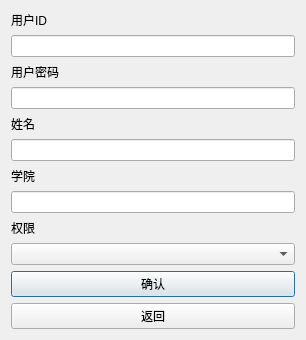
<?xml version="1.0" encoding="UTF-8"?>
<ui version="4.0">
 <class>DAdmin_NPerson</class>
 <widget class="QDialog" name="DAdmin_NPerson">
  <property name="geometry">
   <rect>
    <x>0</x>
    <y>0</y>
    <width>306</width>
    <height>312</height>
   </rect>
  </property>
  <property name="windowTitle">
   <string>输入用户信息</string>
  </property>
  <layout class="QGridLayout" name="gridLayout">
   <item row="0" column="0">
    <layout class="QVBoxLayout" name="verticalLayout">
     <item>
      <widget class="QLabel" name="label">
       <property name="text">
        <string>用户ID</string>
       </property>
      </widget>
     </item>
     <item>
      <widget class="QLineEdit" name="lineEdit_ID"/>
     </item>
     <item>
      <widget class="QLabel" name="label_2">
       <property name="text">
        <string>用户密码</string>
       </property>
      </widget>
     </item>
     <item>
      <widget class="QLineEdit" name="lineEdit_Key"/>
     </item>
     <item>
      <widget class="QLabel" name="label_3">
       <property name="text">
        <string>姓名</string>
       </property>
      </widget>
     </item>
     <item>
      <widget class="QLineEdit" name="lineEdit_Name"/>
     </item>
     <item>
      <widget class="QLabel" name="label_4">
       <property name="text">
        <string>学院</string>
       </property>
      </widget>
     </item>
     <item>
      <widget class="QLineEdit" name="lineEdit_School"/>
     </item>
     <item>
      <widget class="QLabel" name="label_5">
       <property name="text">
        <string>权限</string>
       </property>
      </widget>
     </item>
     <item>
      <widget class="QComboBox" name="comboBox_Limit"/>
     </item>
    </layout>
   </item>
   <item row="2" column="0">
    <layout class="QVBoxLayout" name="verticalLayout_2">
     <item>
      <widget class="QPushButton" name="pushButton">
       <property name="text">
        <string>确认</string>
       </property>
      </widget>
     </item>
     <item>
      <widget class="QPushButton" name="pushButton_2">
       <property name="text">
        <string>返回</string>
       </property>
      </widget>
     </item>
    </layout>
   </item>
   <item row="1" column="0">
    <spacer name="verticalSpacer">
     <property name="orientation">
      <enum>Qt::Vertical</enum>
     </property>
     <property name="sizeHint" stdset="0">
      <size>
       <width>20</width>
       <height>40</height>
      </size>
     </property>
    </spacer>
   </item>
  </layout>
 </widget>
 <resources/>
 <connections/>
</ui>
